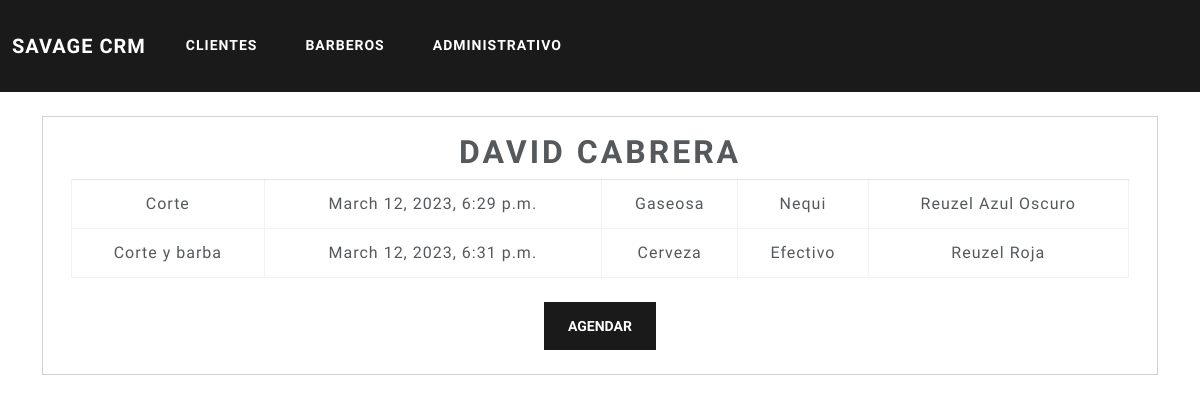
Screenshot of /customers/1/detail/ with the database file from the repository.
### customers/models.py (models this page shows, shortened)
class   Customer(models.Model):
    c_name = models.CharField(max_length=200)
    c_lastname = models.CharField(max_length=200)
    c_phone = models.CharField(max_length=50)
    c_nick_name = models.CharField(max_length=200)
    c_password = models.CharField(max_length=200)
    reg_date = models.DateTimeField("Date Registered")

class Service(models.Model):
    customer= models.ForeignKey(Customer, null=False, blank=False ,on_delete=models.CASCADE)
    service= models.CharField(max_length=50)
    drink= models.CharField(max_length=50)
    product_bought= models.CharField(max_length=100)
    product_used= models.CharField(max_length=100)
    payment_way=models.CharField(max_length=100)
    bougth_date= models.DateTimeField("Bougth Date")
    times= models.IntegerField(default=0)

### customers/views.py (the view)
# urls.py: path("<int:pk>/detail/", views.DetailView.as_view(), name="detail"),
class DetailView(generic.DetailView):
    model= Customer
    template_name= "customers/detail.html"

### customers/templates/customers/detail.html (shortened to what this page needs)
{%load static %}
<!DOCTYPE html>
<html lang="en">
<head>
    <link rel="stylesheet" href="{% static 'customers/bootstrap.min.css'%}">
</head>
<body>
    <header>
        <nav class="navbar navbar-expand-lg navbar-dark bg-primary">
            <div class="container-fluid">
                <a href="#" class="navbar-brand">Savage CRM</a>
                <ul class="navbar-nav me-auto">
                    <li class="nav-item"><a href="#" class="nav-link active"> Clientes</a></li>
                    <li class="nav-item"><a href="#" class="nav-link active">Barberos</a></li>
                    <li class="nav-item"><a href="#" class="nav-link active">Administrativo</a></li>
                </ul>
            </div>
        </nav>
    </header>
    <body>
        <div class="container p-4">
            <div class="row">
                <div class="card">
                    <div class="card-body text-center">
                        <form  action="{% url 'customers:schedule' customer.id %}" method="post">
                            <table class="table table-hover table-bordered table-sm">
                            <thead class="table-active">
                                <tr class="table-secondary">
                                    <h1 style="text-align:center;">{{customer.c_name}} {{customer.c_lastname}}</h1>
                                </tr>
                            </thead>
                            <tbody>
                                    {% for service in customer.service_set.all %}
                                    <tr>
                                        <td>{{service.service}}</td>
                                        <td>{{service.bougth_date}}</td>
                                        <td>{{service.drink}}</td>
                                        <td>{{service.payment_way}}</td>
                                        <td>{{service.product_used}}</td>
                                    </tr>
                                    {% endfor %}
                            </tbody>
                            </table>
                            <input class="btn btn-block btn-primary my-2 text-center"  type="submit" value="Agendar">
                        </form>
                    </div>
                </div>
            </div>
        </div>
    </body>
</body>
</html>

### rows the page displays
Customer: c_name "DAVID", c_lastname "CABRERA"
Service: service "Corte", bougth_date "March 12, 2023, 6:29 p.m.", drink "Gaseosa", payment_way "Nequi", product_used "Reuzel Azul Oscuro"
Service: service "Corte y barba", bougth_date "March 12, 2023, 6:31 p.m.", drink "Cerveza", payment_way "Efectivo", product_used "Reuzel Roja"
